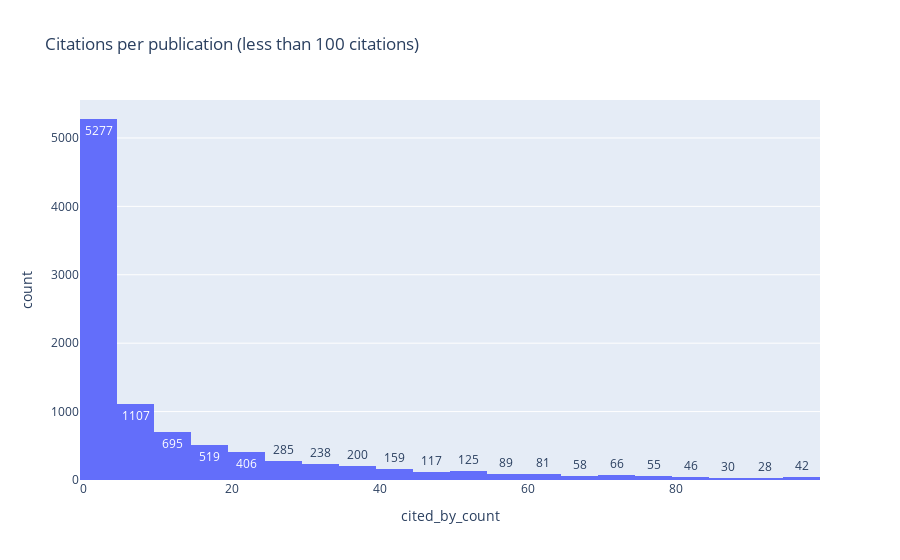

The notebook cell this image was saved under:
### Code cell
title = "Citations per publication (less than 100 citations)"
df = pd.DataFrame(works.find({ "cited_by_count": { "$lt": 100 } }, {"_id": 0, "cited_by_count": 1}))
fig = px.histogram(df, x="cited_by_count", nbins=30, text_auto=True, title=title)
fig.show()

### Figure 1 — Plotly figure (JSON) as saved in the notebook; plotly's stock layout.template omitted (floating-point values rounded to 4 significant figures; data arrays with more than 128 entries replaced by an {"elided": "..."} marker saying what was removed)
{"data": [{"alignmentgroup": "True", "bingroup": "x", "hovertemplate": "cited_by_count=%{x}<br>count=%{y}<extra></extra>", "legendgroup": "", "marker": {"color": "#636efa", "pattern": {"shape": ""}}, "name": "", "nbinsx": 30, "offsetgroup": "", "orientation": "v", "showlegend": false, "texttemplate": "%{value}", "type": "histogram", "x": {"elided": "9623 int values"}, "xaxis": "x", "yaxis": "y"}], "layout": {"barmode": "relative", "legend": {"tracegroupgap": 0}, "title": {"text": "Citations per publication (less than 100 citations)"}, "xaxis": {"anchor": "y", "domain": [0, 1], "title": {"text": "cited_by_count"}}, "yaxis": {"anchor": "x", "domain": [0, 1], "title": {"text": "count"}}}}
